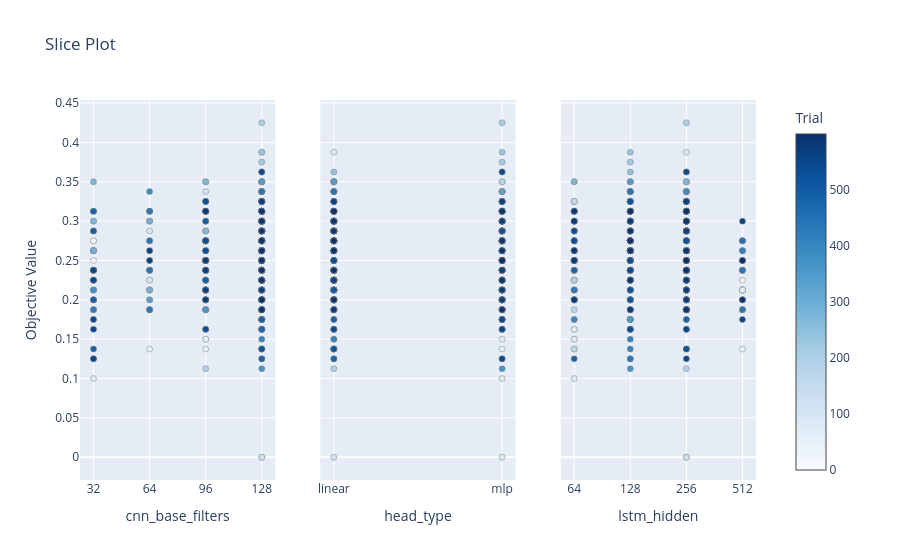

Notebook code cell kept with this figure:
### Code cell
fig_slice = plot_slice(study, params=params_to_plot_ARCH)
fig_slice.show()

### Figure 1 — Plotly figure (JSON) as saved in the notebook; plotly's stock layout.template omitted (floating-point values rounded to 4 significant figures; data arrays with more than 128 entries replaced by an {"elided": "..."} marker saying what was removed)
{"data": [{"marker": {"color": {"elided": "600 int values"}, "colorbar": {"title": {"text": "Trial"}, "x": 1, "xpad": 40}, "colorscale": [[0, "rgb(247,251,255)"], [0.125, "rgb(222,235,247)"], [0.25, "rgb(198,219,239)"], [0.375, "rgb(158,202,225)"], [0.5, "rgb(107,174,214)"], [0.625, "rgb(66,146,198)"], [0.75, "rgb(33,113,181)"], [0.875, "rgb(8,81,156)"], [1, "rgb(8,48,107)"]], "line": {"color": "Grey", "width": 0.5}, "showscale": true}, "mode": "markers", "name": "Feasible Trial", "showlegend": false, "type": "scatter", "x": {"elided": "600 int values"}, "xaxis": "x", "y": {"elided": "600 float values"}, "yaxis": "y"}, {"marker": {"color": {"elided": "600 int values"}, "colorbar": {"title": {"text": "Trial"}, "x": 1, "xpad": 40}, "colorscale": [[0, "rgb(247,251,255)"], [0.125, "rgb(222,235,247)"], [0.25, "rgb(198,219,239)"], [0.375, "rgb(158,202,225)"], [0.5, "rgb(107,174,214)"], [0.625, "rgb(66,146,198)"], [0.75, "rgb(33,113,181)"], [0.875, "rgb(8,81,156)"], [1, "rgb(8,48,107)"]], "line": {"color": "Grey", "width": 0.5}, "showscale": false}, "mode": "markers", "name": "Feasible Trial", "showlegend": false, "type": "scatter", "x": {"elided": "600 str values"}, "xaxis": "x2", "y": {"elided": "600 float values"}, "yaxis": "y2"}, {"marker": {"color": {"elided": "600 int values"}, "colorbar": {"title": {"text": "Trial"}, "x": 1, "xpad": 40}, "colorscale": [[0, "rgb(247,251,255)"], [0.125, "rgb(222,235,247)"], [0.25, "rgb(198,219,239)"], [0.375, "rgb(158,202,225)"], [0.5, "rgb(107,174,214)"], [0.625, "rgb(66,146,198)"], [0.75, "rgb(33,113,181)"], [0.875, "rgb(8,81,156)"], [1, "rgb(8,48,107)"]], "line": {"color": "Grey", "width": 0.5}, "showscale": false}, "mode": "markers", "name": "Feasible Trial", "showlegend": false, "type": "scatter", "x": {"elided": "600 int values"}, "xaxis": "x3", "y": {"elided": "600 float values"}, "yaxis": "y3"}], "layout": {"title": {"text": "Slice Plot"}, "xaxis": {"anchor": "y", "categoryarray": [32, 64, 96, 128], "categoryorder": "array", "domain": [0, 0.2889], "title": {"text": "cnn_base_filters"}, "type": "category"}, "xaxis2": {"anchor": "y2", "categoryarray": ["linear", "mlp"], "categoryorder": "array", "domain": [0.3556, 0.6444], "title": {"text": "head_type"}, "type": "category"}, "xaxis3": {"anchor": "y3", "categoryarray": [64, 128, 256, 512], "categoryorder": "array", "domain": [0.7111, 1], "title": {"text": "lstm_hidden"}, "type": "category"}, "yaxis": {"anchor": "x", "domain": [0, 1], "title": {"text": "Objective Value"}}, "yaxis2": {"anchor": "x2", "domain": [0, 1], "matches": "y", "showticklabels": false}, "yaxis3": {"anchor": "x3", "domain": [0, 1], "matches": "y", "showticklabels": false}}}
